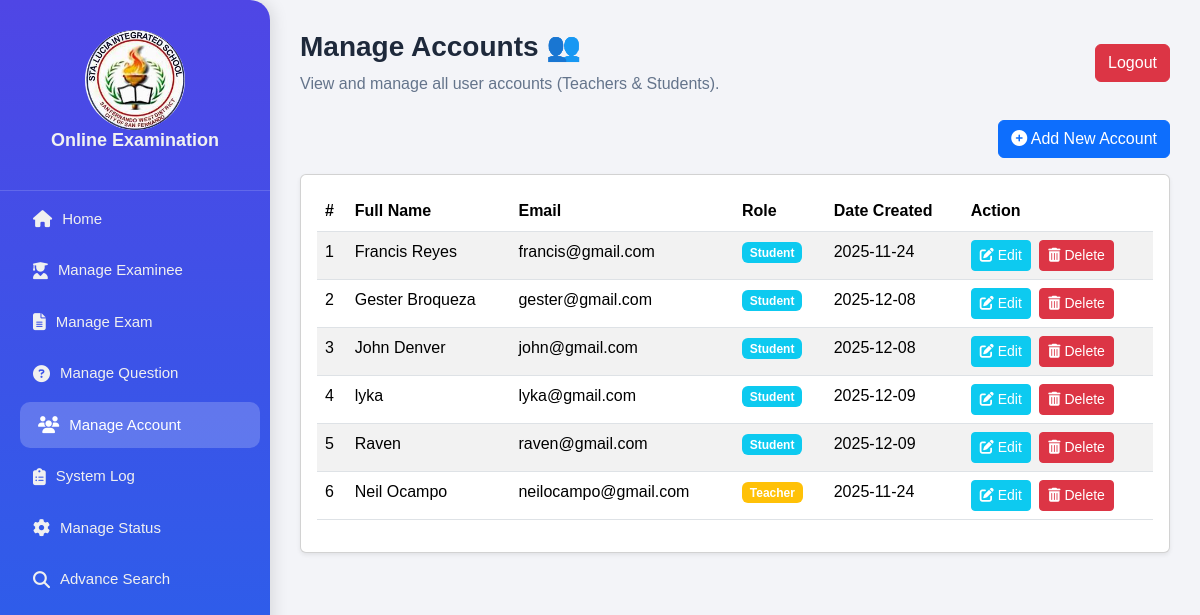
Screenshot of /admin/manage_account.php (signed in) with the database file from the repository.
### tables this page shows
CREATE TABLE `users` (
  `id` int(11) NOT NULL,
  `fullname` varchar(100) NOT NULL,
  `email` varchar(100) NOT NULL,
  `password` varchar(255) NOT NULL,
  `role` enum('Student','Teacher') NOT NULL,
  `profile_picture` varchar(255) DEFAULT NULL,
  `created_at` timestamp NOT NULL DEFAULT current_timestamp()
);

### admin/manage_account.php (the view, shortened to what this page needs)
<?php
include(__DIR__ . '/../includes/config.php');
$sql_fetch = "SELECT id, fullname, email, role, created_at FROM users ORDER BY role, fullname";
$query_fetch = $dbh->prepare($sql_fetch);
$query_fetch->execute();
$users = $query_fetch->fetchAll(PDO::FETCH_ASSOC);
?>
<!DOCTYPE html>
<html lang="en">
<head>
<link href="https://cdn.jsdelivr.net/npm/bootstrap@5.3.3/dist/css/bootstrap.min.css" rel="stylesheet">
<link href="https://cdnjs.cloudflare.com/ajax/libs/font-awesome/6.5.0/css/all.min.css" rel="stylesheet">
</head>
<body>
<div class="sidebar">
    <div class="logo">
        <img src="../images/OIP (22).jpg" alt="School Logo" style="width: 100px; border-radius: 50%;">
        <h4>Online Examination</h4>
    </div>
    <ul>
        <li><a href="dashboard.php"><i class="fa fa-home"></i>Home</a></li>
        <li><a href="manage_examinee.php"><i class="fa fa-user-graduate"></i>Manage Examinee</a></li>
        <li><a href="manage_exam.php"><i class="fa fa-file-alt"></i>Manage Exam</a></li>
        <li><a href="manage_question.php"><i class="fa fa-question-circle"></i>Manage Question</a></li>
        <li><a href="manage_account.php" class="active"><i class="fa fa-users"></i>Manage Account</a></li>
        <li><a href="system_log.php"><i class="fa fa-clipboard-list"></i>System Log</a></li>
        <li><a href="manage_status.php"><i class="fa fa-cog"></i>Manage Status</a></li>
        <li><a href="advance_search.php"><i class="fa fa-search"></i>Advance Search</a></li>
    </ul>
</div>
<div class="main-content">
    <div class="header mb-4">
        <div>
            <h3>Manage Accounts 👥</h3>
            <p>View and manage all user accounts (Teachers & Students).</p>
        </div>
        <a href="../logout.php" class="btn btn-danger">Logout</a>
    </div>
    <div class="d-flex justify-content-end mb-3">
        <button type="button" class="btn btn-primary" data-bs-toggle="modal" data-bs-target="#addUserModal">
            <i class="fa fa-plus-circle"></i> Add New Account
        </button>
    </div>
    <div class="card p-3 shadow-sm">
        <div class="table-responsive">
            <table class="table table-striped table-hover">
                <thead>
                    <tr>
                        <th>#</th>
                        <th>Full Name</th>
                        <th>Email</th>
                        <th>Role</th>
                        <th>Date Created</th>
                        <th>Action</th>
                    </tr>
                </thead>
                <tbody>
                    <?php $cnt = 1; if (count($users) > 0): ?>
                        <?php foreach ($users as $user): ?>
                            <tr>
                                <td><?php echo $cnt++; ?></td>
                                <td><?php echo htmlspecialchars($user['fullname']); ?></td>
                                <td><?php echo htmlspecialchars($user['email']); ?></td>
                                <td><span class="badge bg-<?php echo ($user['role'] == 'Teacher') ? 'warning' : 'info'; ?>"><?php echo htmlspecialchars($user['role']); ?></span></td>
                                <td><?php echo date("Y-m-d", strtotime($user['created_at'] ?? 'N/A')); ?></td>
                                <td>
                                    <button class="btn btn-sm btn-info text-white me-1"
                                        data-bs-toggle="modal"
                                        data-bs-target="#editUserModal"
                                        data-id="<?php echo $user['id']; ?>"
                                        data-fullname="<?php echo htmlspecialchars($user['fullname']); ?>"
                                        data-email="<?php echo htmlspecialchars($user['email']); ?>"
                                        data-role="<?php echo htmlspecialchars($user['role']); ?>">
                                        <i class="fa fa-edit"></i> Edit
                                    </button>
                                    <a href="manage_account.php?delete_id=<?php echo $user['id']; ?>"
                                       onclick="return confirm('Are you sure you want to delete this account?');"
                                       class="btn btn-sm btn-danger"><i class="fa fa-trash-alt"></i> Delete</a>
                                </td>
                            </tr>
                        <?php endforeach; ?>
                    <?php else: ?>
                        <tr>
                            <td colspan="6" class="text-center">No accounts found in the database.</td>
                        </tr>
                    <?php endif; ?>
                </tbody>
            </table>
        </div>
    </div>
</div>
</body>
</html>

### admin/manage_account.php (style rules this page uses)
body { font-family: 'Poppins', sans-serif; background-color: #f3f4f8; margin: 0; }
.sidebar { width: 270px; height: 100vh; background: linear-gradient(180deg, #4f46e5, #2563eb); color: white; position: fixed; top: 0; left: 0; overflow-y: auto; box-shadow: 4px 0 15px rgba(0, 0, 0, 0.1); border-top-right-radius: 20px; border-bottom-right-radius: 20px; }
.sidebar .logo { text-align: center; padding: 30px 15px; border-bottom: 1px solid rgba(255, 255, 255, 0.15); }
.sidebar h4 { font-weight: 700; font-size: 18px; color: #f1f1f1; }
.sidebar ul { list-style: none; padding: 0; margin: 0; }
.sidebar ul li { margin: 5px 15px; }
.sidebar ul li a { display: flex; align-items: center; padding: 12px 18px; color: #f0f0f0; text-decoration: none; border-radius: 10px; transition: 0.3s ease; font-size: 15px; }
.sidebar ul li a i { margin-right: 10px; font-size: 17px; }
.sidebar ul li a:hover, .sidebar ul li a.active { background-color: rgba(255, 255, 255, 0.2); color: #fff; transform: translateX(5px); }
.main-content { margin-left: 270px; padding: 30px; }
.header { display: flex; justify-content: space-between; align-items: center; }
.header h3 { font-weight: 700; color: #1e293b; }
.header p { color: #64748b; margin: 0; }
.table thead { background-color: #4f46e5; color: white; }

### rows the page displays
users: fullname "Francis Reyes", email "francis@gmail.com", role "Student", created_at "2025-11-24"
users: fullname "Gester Broqueza", email "gester@gmail.com", role "Student", created_at "2025-12-08"
users: fullname "John Denver", email "john@gmail.com", role "Student", created_at "2025-12-08"
users: fullname "lyka", email "lyka@gmail.com", role "Student", created_at "2025-12-09"
users: fullname "Raven", email "raven@gmail.com", role "Student", created_at "2025-12-09"
users: fullname "Neil Ocampo", email "neilocampo@gmail.com", role "Teacher", created_at "2025-11-24"
